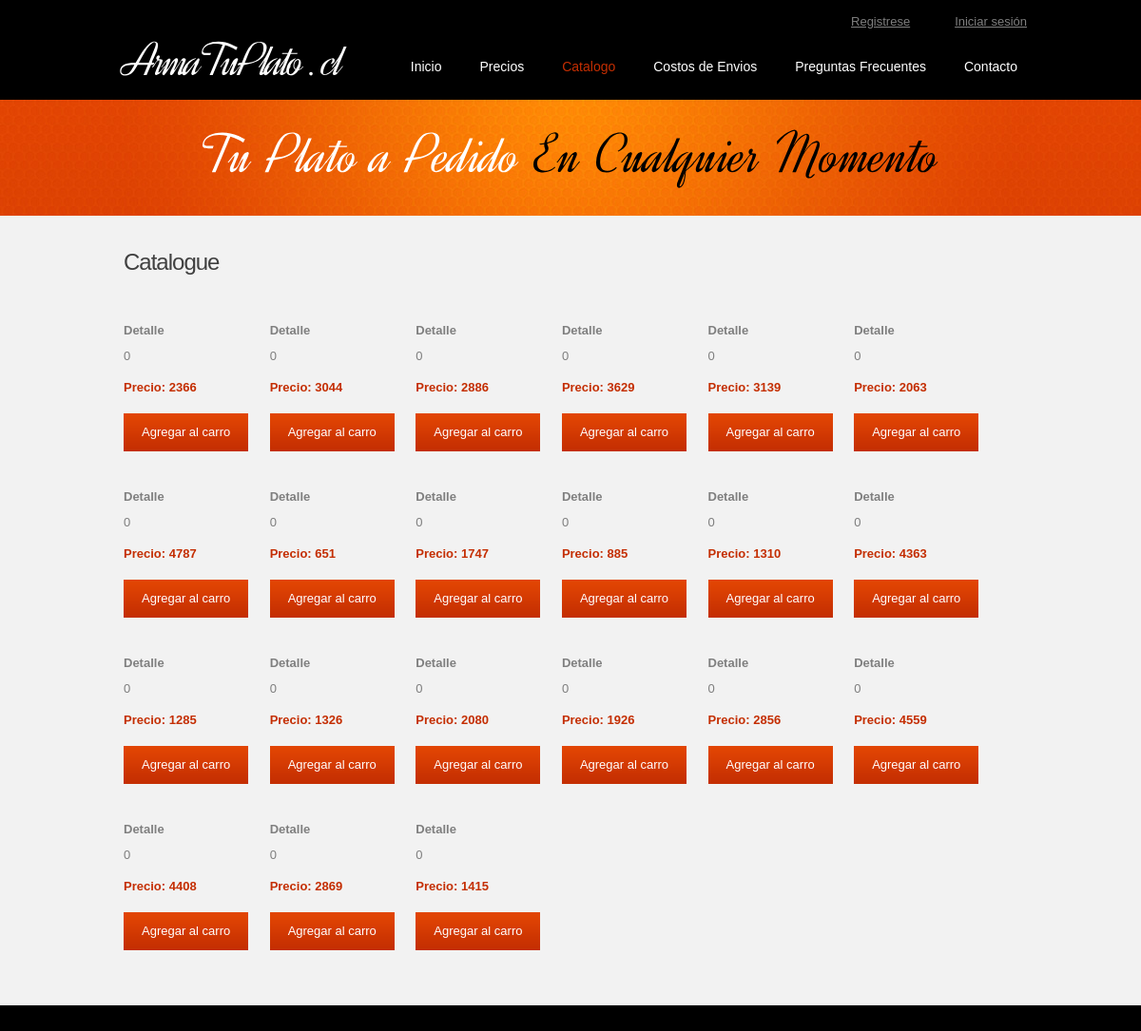
The page /catalogue.php on the database as committed earlier.
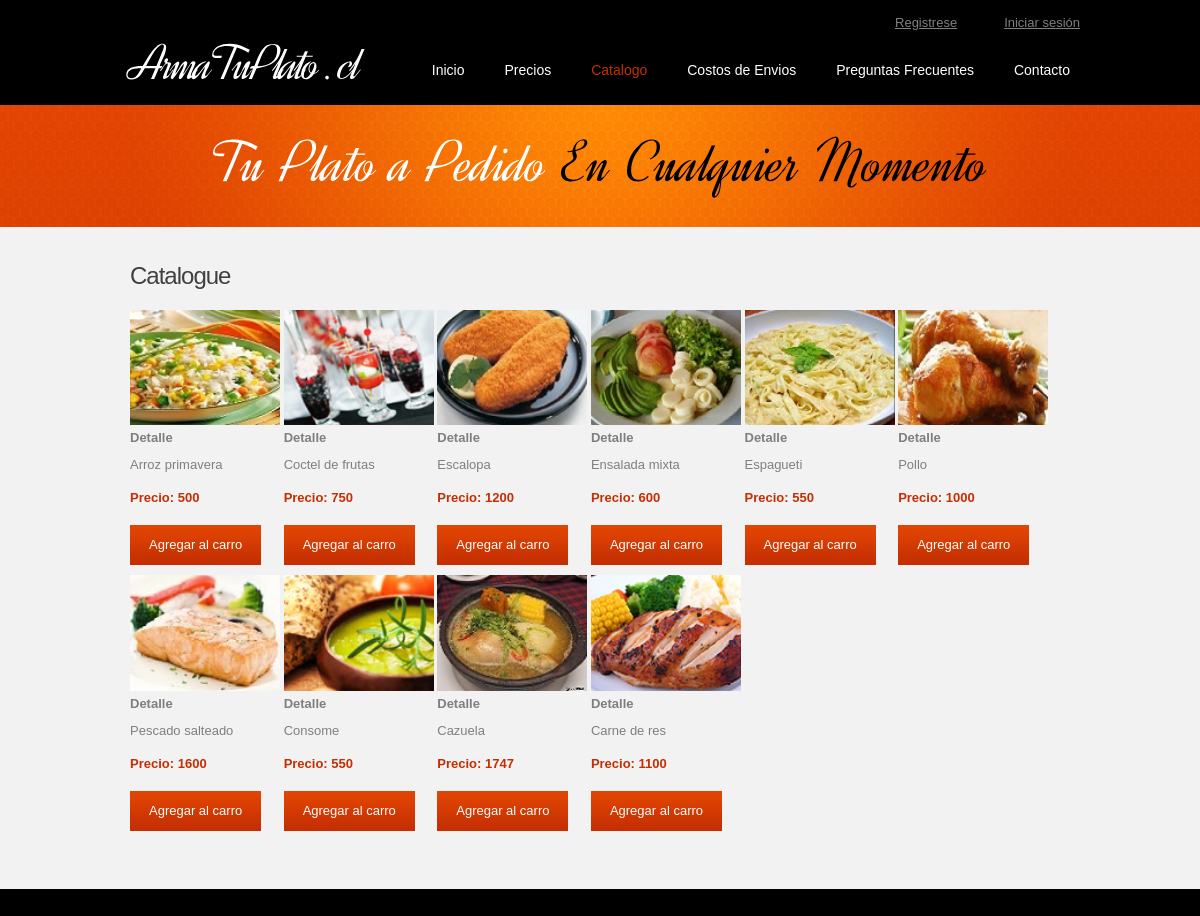
The same page on the database as committed later.
### tables this page shows
CREATE TABLE IF NOT EXISTS `producto` (
  `id` int(11) NOT NULL AUTO_INCREMENT,
  `nombre` varchar(45) NOT NULL,
  `precio` int(11) NOT NULL,
  `habilitado` tinyint(1) NOT NULL,
  `foto` varchar(250) DEFAULT NULL,
  `descripcion` varchar(250) DEFAULT NULL,
  PRIMARY KEY (`id`)
);

### src/srv/core/start.php (called while the page is built, shortened)
<?php
require(dirname(__FILE__) . "/config.php");
require(dirname(__FILE__) . "/Q.class.php");
$_config = new Config();
$q = new Q($_config->getDb());
?>

### src/srv/core/config.php (called while the page is built, shortened)
<?php
class Config {
    static function getDb() {
        return array(
            'host' => 'localhost',
            'user' => 'root',
            'password' => '',
            'database' => 'armatuplato'
        );
    }
}
?>

### src/srv/core/Q.class.php (called while the page is built, shortened)
<?php
class Q {
    private $con;
    function __construct($config) {
        $this->con = mysqli_connect($config["host"], $config["user"], $config["password"], $config["database"]) or die(
                        Response::error("No se ha logrado conectar con el servidor de base de datos.")
        );
        mysqli_set_charset($this->con, 'utf8');
    }
    public function s($q, $ac = null, $nullable = true) {
        $r = array();
        $a = $this->con->query($q) or die(
                        Response::error("Error al ejecutar la operación.", array(
                            "errno" => mysqli_errno($this->con),
                            "error" => mysqli_error($this->con),
                            "query" => $q))
        );
        switch ($ac) {
            default:
                while ($row = mysqli_fetch_array($a, MYSQLI_ASSOC))
                    $r[] = $row;
                break;
        }
        if (count($r) === 0 && $nullable === true)
            return null;
        else
            return $r;
    }
}
?>

### src/srv/views/catalogo.php (the view, shortened to what this page needs)
<?php
$productos = $q->s("SELECT * FROM producto WHERE habilitado = 1;");
echo "<ul class='catalogo'>";
foreach ($productos as $producto) {
    ?>
    <li>
        <figure>
            <a class="lightbox-image" href="src/images/productos/<?= $producto['foto'] ?>" data-gal="prettyPhoto[prettyPhoto]">
                <img src="src/images/productos/<?= $producto['foto'] ?>" alt=""></a>
        </figure>
        <h5>Detalle</h5>
        <p class="p1"><?= $producto['nombre'] ?></p>
        <p class="p2"><strong class="color-2">Precio: <?= $producto['precio'] ?></strong></p>
        <a class="button-1" href="?id=<?= $producto['id'] ?>">Agregar al carro</a>
    </li>
    <?php
}
echo "</ul>";
?>

### catalogue.php (shortened to what this page needs)
<?php
require('./src/srv/core/start.php');
?>
<!DOCTYPE html>
<html>
    <head>
        <?php
        require("./src/srv/views/header.php");
        ?>
    </head>
    <body id="page3">
        <header>
            <div class="row-top">
                <div class="main">
                    <div class="wrapper">
                        <div>
                            <?php
                            require("./src/srv/views/barra-superior-usuario.php");
                            ?>
                        </div>
                        <h1><a href="index.php">ArmaTuPlato . cl<span></span></a></h1>
                        <nav>
                            <ul class="menu">
                                <li><a href="index.php">Inicio</a></li>
                                <li><a href="menu.php">Precios</a></li>
                                <li><a class="active" href="catalogue.php">Catalogo</a></li>
                                <li><a href="shipping.php">Costos de Envios</a></li>
                                <li><a href="faq.php">Preguntas Frecuentes</a></li>
                                <li><a href="contact.php">Contacto</a></li>
                            </ul>
                        </nav>
                    </div>
                </div>
            </div>
            <div class="row-bot">
                <div class="row-bot-bg">
                    <div class="main">
                        <h2>Tu Plato a Pedido <span>En Cualquier Momento</span></h2>
                    </div>
                </div>
            </div>
        </header>
        <section id="content">
            <div class="main">
                <div class="container">
                    <h3 class="prev-indent-bot">Catalogue</h3>
                    <div>
                        <?php
                        require("./src/srv/views/catalogo.php");
                        ?>
                    </div>
                </div>
            </div>
        </section>
        <footer>
        </footer>
    </body>
</html>

### src/srv/views/header.php (shortened to what this page needs)
<link rel="stylesheet" href="src/css/reset.css" type="text/css" media="screen"/>
<link rel="stylesheet" href="src/css/prettyPhoto.css" type="text/css" media="screen"/>
<link rel="stylesheet" href="src/css/style.css" type="text/css" media="screen"/>
<link rel="stylesheet" href="src/css/layout.css" type="text/css" media="screen"/>
<link rel="stylesheet" href="src/css/armatuplato.css" type="text/css" media="screen"/>

### src/srv/views/barra-superior-usuario.php
<?php
if (isset($_SESSION['user'])) {
    ?>
<h1>Bienvenido usuario <?= $_SESSION['user']['correo'] ?></h1> - <a href="platos.php">Ver Pedido</a> - <a href="logout.php">Cerrar Sesión</a>
    <?php
} else {
    ?>
    <div class="text-right">
        <a href="registro.php">Registrese</a>&nbsp;&nbsp;&nbsp;&nbsp;&nbsp;&nbsp;&nbsp;&nbsp;&nbsp;&nbsp;&nbsp;&nbsp;
        <a href="login.php">Iniciar sesión</a>
    </div>
    <?php
}
?>

### src/css/style.css (style rules this page uses)
ul.catalogo li { display: inline-block; width: 150px; margin-bottom: 10px; }
ul.catalogo li img { width: 150px; }
article, aside, audio, canvas, command, datalist, details, embed, figcaption, figure, footer, header, hgroup, keygen, meter, nav, output, progress, section, source, video { display:block; }
html { width:100%; }
body { font-family:Arial, Helvetica, sans-serif; font-size:100%; color:#7f7f7f; min-width:960px; background:#000 }
.main { width:960px; padding:0; margin:0 auto; font-size:13px; line-height:25px; }
.container { width:940px; padding:0; margin:0 auto; }
a { color:#7f7f7f; outline:none; }
.wrapper { width:100%; overflow:hidden; }
p { margin-bottom:18px; }
.p1 { margin-bottom:8px; }
.p2 { margin-bottom:15px; }
.color-2 { color:#c42e02; }
.prev-indent-bot { margin-bottom:10px; }
.menu li a, .list-1 li a, .link, .button-1, .button-2, h1 a { text-decoration:none; }
header { width:100%; background:#f2f2f2; position:relative; z-index:2; }
.row-top { width:100%; padding:10px 0; background:#000; }
h1 { padding:0px 0 0 10px; float:left; }
h1 a { display:inline-block; font-size:50px; font-weight:normal; line-height:1.4em; color:#fff; letter-spacing:-3px; margin-top:-10px; }
h2 { font-size:60px; font-weight:normal; line-height:108px; color:#fff; text-align:center; }
h2 span { color:#000; }
.menu { padding:26px 10px 0 0; float:right; }
.menu li { float:left; padding-left:40px; }
.menu li a { font-size:14px; line-height:18px; padding:0; color:#fff; }
.menu li a.active, .menu > li > a:hover { color:#c52e02; }
.row-bot { width:100%; background:url(../images/row-bot-tail.gif) center top repeat-x; }
.row-bot-bg { width:100%; min-height:122px; background:url(../images/row-bot-bg.jpg) center top no-repeat; }
#content { width:100%; padding:15px 0 50px; background:#f2f2f2; position:relative; z-index:1; }
h3 { font-size:24px; line-height:2em; color:#404040; font-weight:normal; letter-spacing:-1px; margin-bottom:5px; }
h5 { margin-bottom:2px; }
.button-1 { display:inline-block; padding:12px 19px; font-size:13px; line-height:1.23em; color:#fff; background:url(../images/button1-tail.gif) 0 0 repeat-x #c42e02; cursor:pointer; }
.lightbox-image { position:relative; z-index:1; overflow:hidden; display:inline-block; cursor:pointer; }
.lightbox-image img { position:relative; z-index:1; }
footer { width:100%; padding:23px 0 30px; color:#fff; }

### src/css/layout.css (style rules this page uses)
#page3 #content { padding:25px 0 48px; }

### src/css/armatuplato.css (style rules this page uses)
.text-right { text-align: right; }

Rows that differ between the two databases and show on the page:
removed producto: nombre "0", precio "1310"
removed producto: nombre "0", precio "4363"
removed producto: nombre "0", precio "1285"
removed producto: nombre "0", precio "1326"
removed producto: nombre "0", precio "2080"
removed producto: nombre "0", precio "1926"
removed producto: nombre "0", precio "2856"
removed producto: nombre "0", precio "4559"
removed producto: nombre "0", precio "4408"
removed producto: nombre "0", precio "2869"
removed producto: nombre "0", precio "1415"
changed producto: foto "page2-img1" → "page2-img1.jpg" (drawn); foto: picture added; nombre "0" → "Arroz primavera"; precio "2366" → "500"
changed producto: foto "page2-img2" → "page2-img2.jpg" (drawn); foto: picture added; nombre "0" → "Coctel de frutas"; precio "3044" → "750"
changed producto: foto "page2-img3" → "page2-img3.jpg" (drawn); foto: picture added; nombre "0" → "Escalopa"; precio "2886" → "1200"
changed producto: foto "page2-img4" → "page2-img4.jpg" (drawn); foto: picture added; nombre "0" → "Ensalada mixta"; precio "3629" → "600"
changed producto: foto "page2-img5" → "page2-img5.jpg" (drawn); foto: picture added; nombre "0" → "Espagueti"; precio "3139" → "550"
changed producto: foto "page2-img6" → "page2-img6.jpg" (drawn); foto: picture added; nombre "0" → "Pollo"; precio "2063" → "1000"
changed producto: foto "page2-img7" → "page2-img7.jpg" (drawn); foto: picture added; nombre "0" → "Pescado salteado"; precio "4787" → "1600"
changed producto: foto "page2-img8" → "page2-img8.jpg" (drawn); foto: picture added; nombre "0" → "Consome"; precio "651" → "550"
changed producto: foto "page2-img9" → "page2-img9.jpg" (drawn); foto: picture added; nombre "0" → "Cazuela"
changed producto: foto "page2-img10" → "page2-img10.jpg" (drawn); foto: picture added; nombre "0" → "Carne de res"; precio "885" → "1100"
